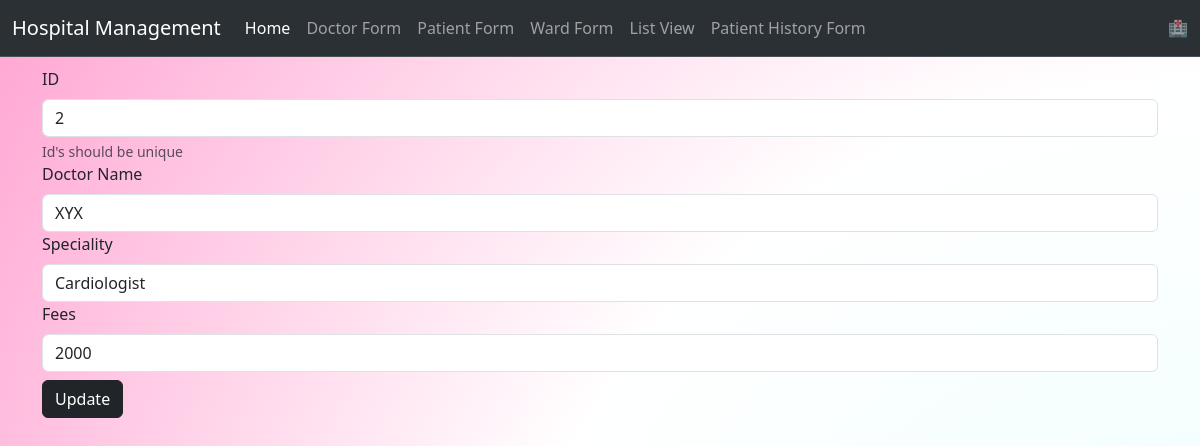
/edit_doc/2, run on the app's committed database.
### hospital/models.py (models this page shows, shortened)
class Doctors(models.Model):
    id = models.IntegerField(primary_key=True)
    name = models.CharField(max_length = 100)
    speciality = models.CharField(max_length = 100)
    fees = models.BigIntegerField()

### hospital/views.py (the view, shortened to what this page needs)
# urls.py: path('edit_doc/<int:did>',views.edit_doctor,name="edit_doc"),
def edit_doctor(requests,did):
    record_to_edit = Doctors.objects.get(id=did)
    if requests.method == "GET":
        context = {'data':record_to_edit}
        return render(requests,'update_doc.html',context)

### hospital/templates/update_doc.html (shortened to what this page needs)
{% include 'base.html' %}
{% load static %}
<!DOCTYPE html>
<html lang="en">
<head>
    <link href="https://cdn.jsdelivr.net/npm/bootstrap@5.3.3/dist/css/bootstrap.min.css" rel="stylesheet">
    <link rel="stylesheet" type="text/css" href="{% static 'css/style.css' %}">
</head>
<body>
    <div class="container">
        <div class="row">
            <form method ="post">
                <div class="col-mb-6">
                  <label for="idInput" class="form-label">ID</label>
                  <input type="number" class="form-control" value="{{data.id}}" name="idInput" id="idInput" aria-describedby="idHelp">
                  <div id="idHelp" class="form-text">Id's should be unique</div>
                </div>
                <div class="col-mb-6">
                  <label for="nameInput" class="form-label">Doctor Name</label>
                  <input type="text" name="nameInput" value="{{data.name}}" class="form-control" id="nameInput">
                </div>
                <div class="col-mb-6">
                    <label for="specialInput" class="form-label">Speciality</label>
                    <input name="specialInput"  value="{{data.speciality}}" class="form-control" id="specialInput">
                </div>
                <div class="col-mb-6">
                    <label for="feesInput" class="form-label">Fees</label>
                    <input type="number"  value="{{data.fees}}" name="feesInput"class="form-control" id="feesInput">
                </div>
                <button type="submit" class="btn btn-dark mt-2">Update</button>
              </form>
        </div>
    </div>
</body>
</html>

### hospital/static/css/style.css (style rules this page uses)
body { height: 100vh; margin: 0; background-size: 200% 200%; background-image: radial-gradient(circle, rgba(193, 250, 252, 0.308), white, rgba(255, 105, 180, 0.6)); animation-name: gradient; animation-duration: 7s; animation-delay: 1ms; animation-timing-function: ease-in-out; animation-iteration-count: infinite; }
.row { margin-top:10px; }

### data on the page
Doctors: idInput "2", nameInput "XYX", specialInput "Cardiologist", feesInput "2000"
